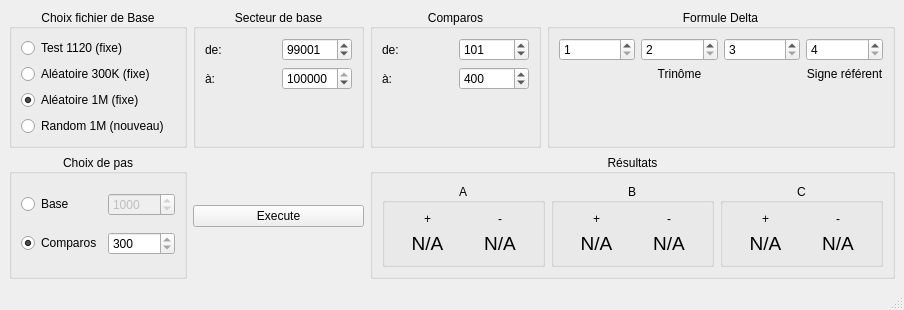
<?xml version="1.0" encoding="UTF-8"?>
<ui version="4.0">
 <class>MainWindow</class>
 <widget class="QMainWindow" name="MainWindow">
  <property name="geometry">
   <rect>
    <x>0</x>
    <y>0</y>
    <width>904</width>
    <height>310</height>
   </rect>
  </property>
  <property name="windowTitle">
   <string>La dualité transnumérique</string>
  </property>
  <widget class="QWidget" name="centralwidget">
   <layout class="QGridLayout" name="gridLayout">
    <item row="0" column="0">
     <widget class="QGroupBox" name="groupBox">
      <property name="sizePolicy">
       <sizepolicy hsizetype="Preferred" vsizetype="Minimum">
        <horstretch>0</horstretch>
        <verstretch>0</verstretch>
       </sizepolicy>
      </property>
      <property name="title">
       <string>Choix fichier de Base</string>
      </property>
      <property name="alignment">
       <set>Qt::AlignCenter</set>
      </property>
      <layout class="QVBoxLayout" name="verticalLayout">
       <item>
        <widget class="QRadioButton" name="fichierTest1120">
         <property name="text">
          <string>Test 1120 (fixe)</string>
         </property>
        </widget>
       </item>
       <item>
        <widget class="QRadioButton" name="fichierAleatoire300k">
         <property name="text">
          <string>Aléatoire 300K (fixe)</string>
         </property>
        </widget>
       </item>
       <item>
        <widget class="QRadioButton" name="fichierAleatoire1m">
         <property name="text">
          <string>Aléatoire 1M (fixe)</string>
         </property>
         <property name="checked">
          <bool>true</bool>
         </property>
        </widget>
       </item>
       <item>
        <widget class="QRadioButton" name="fichierRandom1m">
         <property name="text">
          <string>Random 1M (nouveau)</string>
         </property>
         <property name="checked">
          <bool>false</bool>
         </property>
        </widget>
       </item>
      </layout>
     </widget>
    </item>
    <item row="2" column="0">
     <spacer name="verticalSpacer">
      <property name="orientation">
       <enum>Qt::Vertical</enum>
      </property>
      <property name="sizeHint" stdset="0">
       <size>
        <width>20</width>
        <height>40</height>
       </size>
      </property>
     </spacer>
    </item>
    <item row="0" column="1">
     <widget class="QGroupBox" name="groupBox_2">
      <property name="title">
       <string>Secteur de base</string>
      </property>
      <property name="alignment">
       <set>Qt::AlignCenter</set>
      </property>
      <layout class="QGridLayout" name="gridLayout_2">
       <item row="0" column="1">
        <widget class="QSpinBox" name="secteurBaseMin">
         <property name="minimum">
          <number>1</number>
         </property>
         <property name="maximum">
          <number>1000000</number>
         </property>
         <property name="value">
          <number>99001</number>
         </property>
        </widget>
       </item>
       <item row="0" column="0">
        <widget class="QLabel" name="label">
         <property name="text">
          <string>de:</string>
         </property>
        </widget>
       </item>
       <item row="1" column="0">
        <widget class="QLabel" name="label_2">
         <property name="text">
          <string>à:</string>
         </property>
        </widget>
       </item>
       <item row="1" column="1">
        <widget class="QSpinBox" name="secteurBaseMax">
         <property name="minimum">
          <number>1</number>
         </property>
         <property name="maximum">
          <number>1000000</number>
         </property>
         <property name="value">
          <number>100000</number>
         </property>
        </widget>
       </item>
       <item row="2" column="1">
        <spacer name="verticalSpacer_2">
         <property name="orientation">
          <enum>Qt::Vertical</enum>
         </property>
         <property name="sizeHint" stdset="0">
          <size>
           <width>20</width>
           <height>40</height>
          </size>
         </property>
        </spacer>
       </item>
      </layout>
     </widget>
    </item>
    <item row="0" column="2">
     <widget class="QGroupBox" name="groupBox_3">
      <property name="title">
       <string>Comparos</string>
      </property>
      <property name="alignment">
       <set>Qt::AlignCenter</set>
      </property>
      <layout class="QGridLayout" name="gridLayout_3">
       <item row="0" column="0">
        <widget class="QLabel" name="label_3">
         <property name="text">
          <string>de:</string>
         </property>
        </widget>
       </item>
       <item row="0" column="1">
        <widget class="QSpinBox" name="comparoMin">
         <property name="minimum">
          <number>1</number>
         </property>
         <property name="maximum">
          <number>399</number>
         </property>
         <property name="value">
          <number>101</number>
         </property>
        </widget>
       </item>
       <item row="1" column="0">
        <widget class="QLabel" name="label_4">
         <property name="text">
          <string>à:</string>
         </property>
        </widget>
       </item>
       <item row="1" column="1">
        <widget class="QSpinBox" name="comparoMax">
         <property name="minimum">
          <number>1</number>
         </property>
         <property name="maximum">
          <number>1000</number>
         </property>
         <property name="value">
          <number>400</number>
         </property>
        </widget>
       </item>
       <item row="2" column="1">
        <spacer name="verticalSpacer_3">
         <property name="orientation">
          <enum>Qt::Vertical</enum>
         </property>
         <property name="sizeHint" stdset="0">
          <size>
           <width>20</width>
           <height>40</height>
          </size>
         </property>
        </spacer>
       </item>
      </layout>
     </widget>
    </item>
    <item row="1" column="0">
     <widget class="QGroupBox" name="groupBox_5">
      <property name="title">
       <string>Choix de pas</string>
      </property>
      <property name="alignment">
       <set>Qt::AlignCenter</set>
      </property>
      <layout class="QGridLayout" name="gridLayout_4">
       <item row="0" column="1">
        <widget class="QSpinBox" name="pasBaseValeur">
         <property name="enabled">
          <bool>false</bool>
         </property>
         <property name="readOnly">
          <bool>false</bool>
         </property>
         <property name="minimum">
          <number>1</number>
         </property>
         <property name="maximum">
          <number>1000000</number>
         </property>
         <property name="value">
          <number>1000</number>
         </property>
        </widget>
       </item>
       <item row="1" column="0">
        <widget class="QRadioButton" name="pasComparos">
         <property name="text">
          <string>Comparos</string>
         </property>
         <property name="checked">
          <bool>true</bool>
         </property>
        </widget>
       </item>
       <item row="1" column="1">
        <widget class="QSpinBox" name="pasComparosValeur">
         <property name="readOnly">
          <bool>true</bool>
         </property>
         <property name="minimum">
          <number>1</number>
         </property>
         <property name="maximum">
          <number>1000000</number>
         </property>
         <property name="value">
          <number>300</number>
         </property>
        </widget>
       </item>
       <item row="0" column="0">
        <widget class="QRadioButton" name="pasBase">
         <property name="text">
          <string>Base</string>
         </property>
        </widget>
       </item>
      </layout>
     </widget>
    </item>
    <item row="1" column="1">
     <widget class="QPushButton" name="execute">
      <property name="text">
       <string>Execute</string>
      </property>
     </widget>
    </item>
    <item row="0" column="3" colspan="2">
     <widget class="QGroupBox" name="groupBox_4">
      <property name="title">
       <string>Formule Delta</string>
      </property>
      <property name="alignment">
       <set>Qt::AlignCenter</set>
      </property>
      <layout class="QGridLayout" name="gridLayout_8">
       <item row="1" column="2">
        <widget class="QSpinBox" name="formuleDelta3">
         <property name="minimum">
          <number>3</number>
         </property>
         <property name="maximum">
          <number>9</number>
         </property>
        </widget>
       </item>
       <item row="2" column="3">
        <widget class="QLabel" name="label_8">
         <property name="text">
          <string>Signe référent</string>
         </property>
         <property name="alignment">
          <set>Qt::AlignHCenter|Qt::AlignTop</set>
         </property>
        </widget>
       </item>
       <item row="2" column="1">
        <widget class="QLabel" name="label_7">
         <property name="text">
          <string>Trinôme</string>
         </property>
         <property name="alignment">
          <set>Qt::AlignHCenter|Qt::AlignTop</set>
         </property>
        </widget>
       </item>
       <item row="1" column="0">
        <widget class="QSpinBox" name="formuleDelta1">
         <property name="minimum">
          <number>1</number>
         </property>
         <property name="maximum">
          <number>9</number>
         </property>
        </widget>
       </item>
       <item row="1" column="3">
        <widget class="QSpinBox" name="formuleDelta4">
         <property name="minimum">
          <number>4</number>
         </property>
         <property name="maximum">
          <number>9</number>
         </property>
        </widget>
       </item>
       <item row="1" column="1">
        <widget class="QSpinBox" name="formuleDelta2">
         <property name="minimum">
          <number>2</number>
         </property>
         <property name="maximum">
          <number>9</number>
         </property>
         <property name="value">
          <number>2</number>
         </property>
        </widget>
       </item>
       <item row="3" column="1">
        <spacer name="verticalSpacer_4">
         <property name="orientation">
          <enum>Qt::Vertical</enum>
         </property>
         <property name="sizeHint" stdset="0">
          <size>
           <width>20</width>
           <height>40</height>
          </size>
         </property>
        </spacer>
       </item>
      </layout>
     </widget>
    </item>
    <item row="1" column="2" colspan="3">
     <widget class="QGroupBox" name="groupBox_9">
      <property name="title">
       <string>Résultats</string>
      </property>
      <property name="alignment">
       <set>Qt::AlignCenter</set>
      </property>
      <layout class="QHBoxLayout" name="horizontalLayout_3">
       <item>
        <widget class="QGroupBox" name="groupBox_6">
         <property name="title">
          <string>A</string>
         </property>
         <property name="alignment">
          <set>Qt::AlignCenter</set>
         </property>
         <layout class="QGridLayout" name="gridLayout_5">
          <item row="1" column="2">
           <widget class="QLabel" name="moinsA">
            <property name="font">
             <font>
              <pointsize>14</pointsize>
             </font>
            </property>
            <property name="text">
             <string>N/A</string>
            </property>
            <property name="alignment">
             <set>Qt::AlignCenter</set>
            </property>
           </widget>
          </item>
          <item row="1" column="0">
           <widget class="QLabel" name="plusA">
            <property name="font">
             <font>
              <pointsize>14</pointsize>
             </font>
            </property>
            <property name="text">
             <string>N/A</string>
            </property>
            <property name="alignment">
             <set>Qt::AlignCenter</set>
            </property>
           </widget>
          </item>
          <item row="0" column="0">
           <widget class="QLabel" name="label_5">
            <property name="text">
             <string>+</string>
            </property>
            <property name="alignment">
             <set>Qt::AlignCenter</set>
            </property>
           </widget>
          </item>
          <item row="0" column="2">
           <widget class="QLabel" name="label_6">
            <property name="text">
             <string>-</string>
            </property>
            <property name="alignment">
             <set>Qt::AlignCenter</set>
            </property>
           </widget>
          </item>
         </layout>
        </widget>
       </item>
       <item>
        <widget class="QGroupBox" name="groupBox_7">
         <property name="title">
          <string>B</string>
         </property>
         <property name="alignment">
          <set>Qt::AlignCenter</set>
         </property>
         <layout class="QGridLayout" name="gridLayout_6">
          <item row="0" column="0">
           <widget class="QLabel" name="label_9">
            <property name="text">
             <string>+</string>
            </property>
            <property name="alignment">
             <set>Qt::AlignCenter</set>
            </property>
           </widget>
          </item>
          <item row="1" column="0">
           <widget class="QLabel" name="plusB">
            <property name="font">
             <font>
              <pointsize>14</pointsize>
             </font>
            </property>
            <property name="text">
             <string>N/A</string>
            </property>
            <property name="alignment">
             <set>Qt::AlignCenter</set>
            </property>
           </widget>
          </item>
          <item row="1" column="1">
           <widget class="QLabel" name="moinsB">
            <property name="font">
             <font>
              <pointsize>14</pointsize>
             </font>
            </property>
            <property name="text">
             <string>N/A</string>
            </property>
            <property name="alignment">
             <set>Qt::AlignCenter</set>
            </property>
           </widget>
          </item>
          <item row="0" column="1">
           <widget class="QLabel" name="label_10">
            <property name="text">
             <string>-</string>
            </property>
            <property name="alignment">
             <set>Qt::AlignCenter</set>
            </property>
           </widget>
          </item>
         </layout>
        </widget>
       </item>
       <item>
        <widget class="QGroupBox" name="groupBox_8">
         <property name="title">
          <string>C</string>
         </property>
         <property name="alignment">
          <set>Qt::AlignCenter</set>
         </property>
         <layout class="QGridLayout" name="gridLayout_7">
          <item row="0" column="0">
           <widget class="QLabel" name="label_11">
            <property name="text">
             <string>+</string>
            </property>
            <property name="alignment">
             <set>Qt::AlignCenter</set>
            </property>
           </widget>
          </item>
          <item row="0" column="1">
           <widget class="QLabel" name="label_12">
            <property name="text">
             <string>-</string>
            </property>
            <property name="alignment">
             <set>Qt::AlignCenter</set>
            </property>
           </widget>
          </item>
          <item row="1" column="0">
           <widget class="QLabel" name="plusC">
            <property name="font">
             <font>
              <pointsize>14</pointsize>
             </font>
            </property>
            <property name="text">
             <string>N/A</string>
            </property>
            <property name="alignment">
             <set>Qt::AlignCenter</set>
            </property>
           </widget>
          </item>
          <item row="1" column="1">
           <widget class="QLabel" name="moinsC">
            <property name="font">
             <font>
              <pointsize>14</pointsize>
             </font>
            </property>
            <property name="text">
             <string>N/A</string>
            </property>
            <property name="alignment">
             <set>Qt::AlignCenter</set>
            </property>
           </widget>
          </item>
         </layout>
        </widget>
       </item>
      </layout>
     </widget>
    </item>
   </layout>
  </widget>
  <widget class="QStatusBar" name="statusbar"/>
 </widget>
 <resources/>
 <connections/>
</ui>
